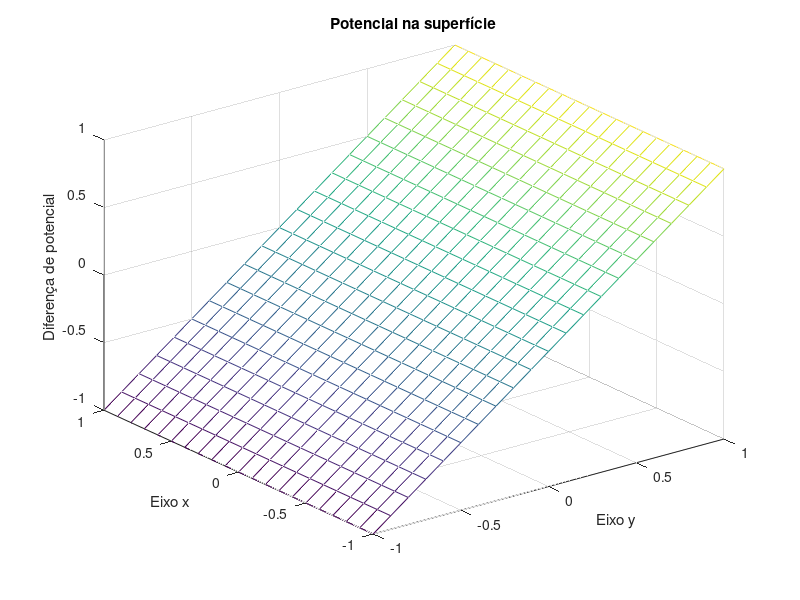

Reproduce this figure in MATLAB.
clear;
clc;

%Método de Jacobi A1)

%Properties:
L=1; %Width
h=0.1; %Step
tol=1e-7; %Tolerance
%....................


N=(2*L/h)+1; % Or N = length(-L:h:L);
V_old=zeros(N,N);


%{
Mathematicaly:
Coords(index) = (2*L*(index-1))/(N-1)-L
IndexN(coordinate) = (coordinate+L)*(N-1)/(2*L)+1

Como N = (2*L/h)+1
Coords(index) = h*(index-1) - L
IndexN(coordinate) = (coordinate+L)/h + 1
%}


for xIndex=1:N
    for yIndex = 1:N
        if xIndex == N || xIndex == 1
            V_old(xIndex,yIndex) = (h*(yIndex-1)-L)/L; %Or V_old(xIndex,yIndex) = h*(yIndex-((N+1)/2))/L;
        end
        
        if yIndex == N
            V_old(xIndex,yIndex) = 1;
        end
        if yIndex == 1
            V_old(xIndex,yIndex) = -1;
        end
    end
end

%{
De um modo alternativo:
(Tem a vantagem de usar coordenadas em vez de indices como o anterior)
for x = -L:h:L
    for y = -L:h:L
        if x == L || x == -L
            V_old((x+L)/h + 1,(y+L)/h + 1) = y/L;
        end
        
        if y == L
            V_old((x+L)/h + 1,(y+L)/h + 1) = 1;
        end
        if y == -L
            V_old((x+L)/h + 1,(y+L)/h + 1) = -1;
        end
    end
end
%}

V_new=V_old;

nIte = 0;
while true
    nIte = nIte + 1; %Incremento de número de iterações
    
    for xIndex = 2:N-1 %Fronteiras não alteradas
        for yIndex = 2:N-1
            V_new(xIndex,yIndex)=(V_old(xIndex,yIndex+1)+V_old(xIndex,yIndex-1)+V_old(xIndex+1,yIndex)+V_old(xIndex-1,yIndex))/4;
        end
    end
    
    if (sqrt(sum(sum((V_new-V_old).^2)))/sqrt(sum(sum(V_new.^2)))) < tol %Condição de tolerância
        [X,Y] = meshgrid(-L:h:L);
        
        figure;
        mesh(X,Y,V_new);
        
        title('Potencial na superfície');
        xlabel('Eixo y');
        ylabel('Eixo x');
        zlabel('Diferença de potencial');
        break
    end
    
    V_old=V_new;
end

fprintf('Número de iterações: %d.\n',nIte);
